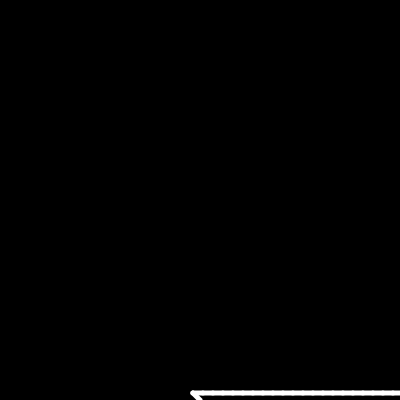
Frame 1 (no input)
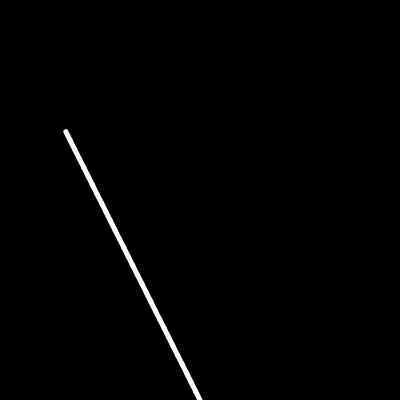
Frame 60 (no input)
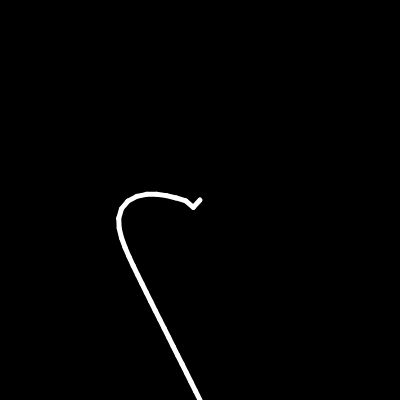
Frame 120 (the mouse pressed at the canvas centre since frame 60)

The p5.js sketch that drew these frames (run headless with seeded random() and noise() and a simulated clock; from frame 60 on, the mouse is pressed at the canvas centre):

// p5.js sketch
// ── sketch.js
// Coding Challenge #064c: Inverse Kinematics - Fixed Point

let tentacle = [];
const numSeg = 30;
const tenWidth = 5;
const tenLength = 10;

let base = [];

function setup() {
  createCanvas(400, 400);
  append(tentacle, new Segment(200, 200, tenLength, tenWidth));
  for (let i = 1; i < numSeg; i++) {
    append(tentacle, new Segment(tentacle[i - 1], tenLength, tenWidth));
  }
  
  base = createVector(width/2, height);
}

function draw() {
  background(0);
  const total = tentacle.length;
  
  // tip
  const end = tentacle[total - 1];
  end.follow(mouseX, mouseY);
  end.update();

  // linkage behavior
  for (let i = total - 2; i >= 0; i--) {
    tentacle[i].follow(tentacle[i + 1]);
    tentacle[i].update();
  }
  
  // attachment behavior
  tentacle[0].setA(base);
  for (let i = 1; i < total; i++) {
    tentacle[i].setA(tentacle[i - 1].getB());
  }
  
  // show all
  for (let i = 0; i < total; i++) {
    tentacle[i].show();
  }
}
// ── segment.js
class Segment {
  constructor(arg1, arg2, arg3, arg4) {
    if (arguments.length == 4) {
      this.a = createVector(arg1, arg2);
      this.len = arg3;
      this.b = createVector(0, 0);
      this.sw = arg4;
    } else {
      this.a = arg1.b.copy();
      this.len = arg2;
      this.b = createVector(0, 0);
      this.sw = arg3;
    }
    this.calcB();
    this.angle = 0;
  }
  
  follow(arg1, arg2) {
    if (arguments.length == 2) {
      const target = createVector(arg1, arg2);
      let dir = p5.Vector.sub(target, this.a);
      this.angle = dir.heading();
      dir.setMag(this.len);
      dir.mult(-1);
      this.a = p5.Vector.add(target, dir);
    } else {
      const targetX = arg1.a.x;
      const targetY = arg1.a.y;
      this.follow(targetX, targetY);
    }
  }
  
  getB() {
    return this.b;
  }
  
  update() {
    this.calcB();
  }
  
  setA(pos) {
    this.a = pos.copy();
    this.calcB();
  }
  
  calcB() {
    const dx = this.len * cos(this.angle);
    const dy = this.len * sin(this.angle);
    this.b.set(this.a.x + dx, this.a.y + dy);
  }
  
  show() {
    stroke(255);
    strokeWeight(this.sw);
    line(this.a.x, this.a.y, this.b.x, this.b.y);
  }
}
